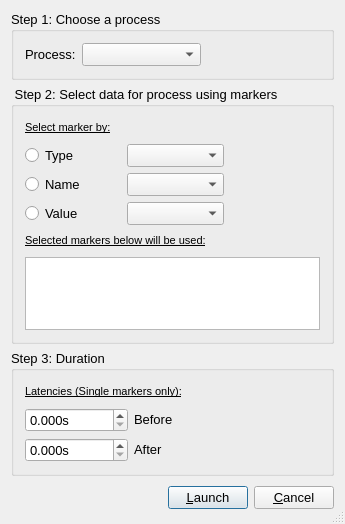
<?xml version="1.0" encoding="UTF-8"?>
<ui version="4.0">
 <class>AwProcessFromMarkersDialClass</class>
 <widget class="QDialog" name="AwProcessFromMarkersDialClass">
  <property name="windowModality">
   <enum>Qt::WindowModal</enum>
  </property>
  <property name="geometry">
   <rect>
    <x>0</x>
    <y>0</y>
    <width>345</width>
    <height>524</height>
   </rect>
  </property>
  <property name="sizePolicy">
   <sizepolicy hsizetype="Preferred" vsizetype="Expanding">
    <horstretch>0</horstretch>
    <verstretch>0</verstretch>
   </sizepolicy>
  </property>
  <property name="font">
   <font>
    <family>MS Shell Dlg 2</family>
    <pointsize>10</pointsize>
   </font>
  </property>
  <property name="acceptDrops">
   <bool>true</bool>
  </property>
  <property name="windowTitle">
   <string>Launch a Process</string>
  </property>
  <property name="sizeGripEnabled">
   <bool>true</bool>
  </property>
  <property name="modal">
   <bool>true</bool>
  </property>
  <layout class="QGridLayout" name="gridLayout_4">
   <item row="0" column="0">
    <widget class="QGroupBox" name="groupBox">
     <property name="sizePolicy">
      <sizepolicy hsizetype="Expanding" vsizetype="Preferred">
       <horstretch>0</horstretch>
       <verstretch>0</verstretch>
      </sizepolicy>
     </property>
     <property name="title">
      <string>Step 1: Choose a process</string>
     </property>
     <layout class="QGridLayout" name="gridLayout">
      <item row="0" column="0">
       <layout class="QVBoxLayout" name="verticalLayout_2">
        <item>
         <layout class="QHBoxLayout" name="horizontalLayout">
          <item>
           <widget class="QLabel" name="label">
            <property name="text">
             <string>Process:</string>
            </property>
            <property name="scaledContents">
             <bool>true</bool>
            </property>
           </widget>
          </item>
          <item>
           <widget class="QComboBox" name="comboProcess">
            <property name="sizePolicy">
             <sizepolicy hsizetype="Expanding" vsizetype="Fixed">
              <horstretch>0</horstretch>
              <verstretch>0</verstretch>
             </sizepolicy>
            </property>
           </widget>
          </item>
          <item>
           <spacer name="horizontalSpacer">
            <property name="orientation">
             <enum>Qt::Horizontal</enum>
            </property>
            <property name="sizeHint" stdset="0">
             <size>
              <width>40</width>
              <height>20</height>
             </size>
            </property>
           </spacer>
          </item>
         </layout>
        </item>
       </layout>
      </item>
     </layout>
    </widget>
   </item>
   <item row="1" column="0">
    <widget class="QGroupBox" name="groupBox_2">
     <property name="sizePolicy">
      <sizepolicy hsizetype="Expanding" vsizetype="Preferred">
       <horstretch>0</horstretch>
       <verstretch>0</verstretch>
      </sizepolicy>
     </property>
     <property name="title">
      <string> Step 2: Select data for process using markers</string>
     </property>
     <layout class="QGridLayout" name="gridLayout_2">
      <item row="0" column="0">
       <layout class="QVBoxLayout" name="verticalLayout">
        <item>
         <layout class="QHBoxLayout" name="horizontalLayout_3">
          <item>
           <widget class="QLabel" name="labelSelectMarker">
            <property name="text">
             <string>&lt;!DOCTYPE HTML PUBLIC &quot;-//W3C//DTD HTML 4.0//EN&quot; &quot;http://www.w3.org/TR/REC-html40/strict.dtd&quot;&gt;
&lt;html&gt;&lt;head&gt;&lt;meta name=&quot;qrichtext&quot; content=&quot;1&quot; /&gt;&lt;style type=&quot;text/css&quot;&gt;
p, li { white-space: pre-wrap; }
&lt;/style&gt;&lt;/head&gt;&lt;body style=&quot; font-family:'MS Shell Dlg 2'; font-size:10pt; font-weight:400; font-style:normal;&quot;&gt;
&lt;p style=&quot; margin-top:0px; margin-bottom:0px; margin-left:0px; margin-right:0px; -qt-block-indent:0; text-indent:0px;&quot;&gt;&lt;span style=&quot; font-size:8pt; text-decoration: underline;&quot;&gt;Select marker by:&lt;/span&gt;&lt;/p&gt;&lt;/body&gt;&lt;/html&gt;</string>
            </property>
            <property name="scaledContents">
             <bool>true</bool>
            </property>
           </widget>
          </item>
          <item>
           <spacer name="horizontalSpacer_3">
            <property name="orientation">
             <enum>Qt::Horizontal</enum>
            </property>
            <property name="sizeHint" stdset="0">
             <size>
              <width>40</width>
              <height>20</height>
             </size>
            </property>
           </spacer>
          </item>
         </layout>
        </item>
        <item>
         <layout class="QHBoxLayout" name="horizontalLayout_2">
          <item>
           <widget class="QRadioButton" name="radioButtonType">
            <property name="sizePolicy">
             <sizepolicy hsizetype="Expanding" vsizetype="Fixed">
              <horstretch>0</horstretch>
              <verstretch>0</verstretch>
             </sizepolicy>
            </property>
            <property name="text">
             <string>Type</string>
            </property>
           </widget>
          </item>
          <item>
           <widget class="QComboBox" name="comboType">
            <property name="sizePolicy">
             <sizepolicy hsizetype="Expanding" vsizetype="Fixed">
              <horstretch>0</horstretch>
              <verstretch>0</verstretch>
             </sizepolicy>
            </property>
           </widget>
          </item>
          <item>
           <spacer name="horizontalSpacer_2">
            <property name="orientation">
             <enum>Qt::Horizontal</enum>
            </property>
            <property name="sizeHint" stdset="0">
             <size>
              <width>40</width>
              <height>20</height>
             </size>
            </property>
           </spacer>
          </item>
         </layout>
        </item>
        <item>
         <layout class="QHBoxLayout" name="horizontalLayout_4">
          <item>
           <widget class="QRadioButton" name="radioButtonName">
            <property name="sizePolicy">
             <sizepolicy hsizetype="Expanding" vsizetype="Fixed">
              <horstretch>0</horstretch>
              <verstretch>0</verstretch>
             </sizepolicy>
            </property>
            <property name="text">
             <string>Name</string>
            </property>
           </widget>
          </item>
          <item>
           <widget class="QComboBox" name="comboName">
            <property name="sizePolicy">
             <sizepolicy hsizetype="Expanding" vsizetype="Fixed">
              <horstretch>0</horstretch>
              <verstretch>0</verstretch>
             </sizepolicy>
            </property>
           </widget>
          </item>
          <item>
           <spacer name="horizontalSpacer_4">
            <property name="orientation">
             <enum>Qt::Horizontal</enum>
            </property>
            <property name="sizeHint" stdset="0">
             <size>
              <width>40</width>
              <height>20</height>
             </size>
            </property>
           </spacer>
          </item>
         </layout>
        </item>
        <item>
         <layout class="QHBoxLayout" name="horizontalLayout_5">
          <item>
           <widget class="QRadioButton" name="radioButtonCode">
            <property name="sizePolicy">
             <sizepolicy hsizetype="Expanding" vsizetype="Fixed">
              <horstretch>0</horstretch>
              <verstretch>0</verstretch>
             </sizepolicy>
            </property>
            <property name="text">
             <string>Value</string>
            </property>
           </widget>
          </item>
          <item>
           <widget class="QComboBox" name="comboCode">
            <property name="sizePolicy">
             <sizepolicy hsizetype="Expanding" vsizetype="Fixed">
              <horstretch>0</horstretch>
              <verstretch>0</verstretch>
             </sizepolicy>
            </property>
           </widget>
          </item>
          <item>
           <spacer name="horizontalSpacer_5">
            <property name="orientation">
             <enum>Qt::Horizontal</enum>
            </property>
            <property name="sizeHint" stdset="0">
             <size>
              <width>40</width>
              <height>20</height>
             </size>
            </property>
           </spacer>
          </item>
         </layout>
        </item>
        <item>
         <layout class="QHBoxLayout" name="horizontalLayout_9">
          <item>
           <widget class="QLabel" name="labelSelectedMarkers">
            <property name="text">
             <string>&lt;!DOCTYPE HTML PUBLIC &quot;-//W3C//DTD HTML 4.0//EN&quot; &quot;http://www.w3.org/TR/REC-html40/strict.dtd&quot;&gt;
&lt;html&gt;&lt;head&gt;&lt;meta name=&quot;qrichtext&quot; content=&quot;1&quot; /&gt;&lt;style type=&quot;text/css&quot;&gt;
p, li { white-space: pre-wrap; }
&lt;/style&gt;&lt;/head&gt;&lt;body style=&quot; font-family:'MS Shell Dlg 2'; font-size:10pt; font-weight:400; font-style:normal;&quot;&gt;
&lt;p style=&quot; margin-top:0px; margin-bottom:0px; margin-left:0px; margin-right:0px; -qt-block-indent:0; text-indent:0px;&quot;&gt;&lt;span style=&quot; font-size:8pt; text-decoration: underline;&quot;&gt;Selected markers below will be used:&lt;/span&gt;&lt;/p&gt;&lt;/body&gt;&lt;/html&gt;</string>
            </property>
            <property name="scaledContents">
             <bool>true</bool>
            </property>
           </widget>
          </item>
          <item>
           <spacer name="horizontalSpacer_8">
            <property name="orientation">
             <enum>Qt::Horizontal</enum>
            </property>
            <property name="sizeHint" stdset="0">
             <size>
              <width>40</width>
              <height>20</height>
             </size>
            </property>
           </spacer>
          </item>
         </layout>
        </item>
        <item>
         <spacer name="verticalSpacer_2">
          <property name="orientation">
           <enum>Qt::Vertical</enum>
          </property>
          <property name="sizeHint" stdset="0">
           <size>
            <width>20</width>
            <height>40</height>
           </size>
          </property>
         </spacer>
        </item>
        <item>
         <widget class="QTableView" name="tvDroppedMarkers">
          <property name="sizePolicy">
           <sizepolicy hsizetype="Expanding" vsizetype="Expanding">
            <horstretch>0</horstretch>
            <verstretch>0</verstretch>
           </sizepolicy>
          </property>
          <property name="acceptDrops">
           <bool>true</bool>
          </property>
          <property name="editTriggers">
           <set>QAbstractItemView::NoEditTriggers</set>
          </property>
          <property name="dragEnabled">
           <bool>true</bool>
          </property>
          <property name="dragDropOverwriteMode">
           <bool>false</bool>
          </property>
          <property name="dragDropMode">
           <enum>QAbstractItemView::DropOnly</enum>
          </property>
          <property name="defaultDropAction">
           <enum>Qt::CopyAction</enum>
          </property>
          <property name="selectionMode">
           <enum>QAbstractItemView::ContiguousSelection</enum>
          </property>
          <property name="selectionBehavior">
           <enum>QAbstractItemView::SelectRows</enum>
          </property>
          <attribute name="horizontalHeaderVisible">
           <bool>true</bool>
          </attribute>
         </widget>
        </item>
        <item>
         <spacer name="verticalSpacer_3">
          <property name="orientation">
           <enum>Qt::Vertical</enum>
          </property>
          <property name="sizeHint" stdset="0">
           <size>
            <width>20</width>
            <height>40</height>
           </size>
          </property>
         </spacer>
        </item>
       </layout>
      </item>
     </layout>
    </widget>
   </item>
   <item row="2" column="0">
    <widget class="QGroupBox" name="groupBox_3">
     <property name="sizePolicy">
      <sizepolicy hsizetype="Expanding" vsizetype="Expanding">
       <horstretch>0</horstretch>
       <verstretch>0</verstretch>
      </sizepolicy>
     </property>
     <property name="title">
      <string>Step 3: Duration</string>
     </property>
     <layout class="QGridLayout" name="gridLayout_3">
      <item row="0" column="0">
       <layout class="QVBoxLayout" name="verticalLayout_3">
        <item>
         <layout class="QHBoxLayout" name="horizontalLayout_11">
          <item>
           <widget class="QLabel" name="label_6">
            <property name="sizePolicy">
             <sizepolicy hsizetype="Preferred" vsizetype="Fixed">
              <horstretch>0</horstretch>
              <verstretch>0</verstretch>
             </sizepolicy>
            </property>
            <property name="text">
             <string>&lt;!DOCTYPE HTML PUBLIC &quot;-//W3C//DTD HTML 4.0//EN&quot; &quot;http://www.w3.org/TR/REC-html40/strict.dtd&quot;&gt;
&lt;html&gt;&lt;head&gt;&lt;meta name=&quot;qrichtext&quot; content=&quot;1&quot; /&gt;&lt;style type=&quot;text/css&quot;&gt;
p, li { white-space: pre-wrap; }
&lt;/style&gt;&lt;/head&gt;&lt;body style=&quot; font-family:'MS Shell Dlg 2'; font-size:10pt; font-weight:400; font-style:normal;&quot;&gt;
&lt;p style=&quot; margin-top:0px; margin-bottom:0px; margin-left:0px; margin-right:0px; -qt-block-indent:0; text-indent:0px;&quot;&gt;&lt;span style=&quot; font-size:8pt; text-decoration: underline;&quot;&gt;Latencies (Single markers only):&lt;/span&gt;&lt;/p&gt;&lt;/body&gt;&lt;/html&gt;</string>
            </property>
            <property name="scaledContents">
             <bool>true</bool>
            </property>
           </widget>
          </item>
          <item>
           <spacer name="horizontalSpacer_9">
            <property name="orientation">
             <enum>Qt::Horizontal</enum>
            </property>
            <property name="sizeHint" stdset="0">
             <size>
              <width>40</width>
              <height>20</height>
             </size>
            </property>
           </spacer>
          </item>
         </layout>
        </item>
        <item>
         <layout class="QHBoxLayout" name="horizontalLayout_6">
          <item>
           <widget class="QDoubleSpinBox" name="sbPreMarkerTime">
            <property name="sizePolicy">
             <sizepolicy hsizetype="Preferred" vsizetype="Fixed">
              <horstretch>0</horstretch>
              <verstretch>0</verstretch>
             </sizepolicy>
            </property>
            <property name="suffix">
             <string>s</string>
            </property>
            <property name="decimals">
             <number>3</number>
            </property>
            <property name="maximum">
             <double>1000000000.000000000000000</double>
            </property>
            <property name="singleStep">
             <double>0.100000000000000</double>
            </property>
           </widget>
          </item>
          <item>
           <widget class="QLabel" name="label_3">
            <property name="sizePolicy">
             <sizepolicy hsizetype="Preferred" vsizetype="Fixed">
              <horstretch>0</horstretch>
              <verstretch>0</verstretch>
             </sizepolicy>
            </property>
            <property name="text">
             <string>Before</string>
            </property>
           </widget>
          </item>
          <item>
           <spacer name="horizontalSpacer_6">
            <property name="orientation">
             <enum>Qt::Horizontal</enum>
            </property>
            <property name="sizeHint" stdset="0">
             <size>
              <width>40</width>
              <height>20</height>
             </size>
            </property>
           </spacer>
          </item>
         </layout>
        </item>
        <item>
         <layout class="QHBoxLayout" name="horizontalLayout_7">
          <item>
           <widget class="QDoubleSpinBox" name="sbPostMarkerTime">
            <property name="sizePolicy">
             <sizepolicy hsizetype="Preferred" vsizetype="Fixed">
              <horstretch>0</horstretch>
              <verstretch>0</verstretch>
             </sizepolicy>
            </property>
            <property name="suffix">
             <string>s</string>
            </property>
            <property name="decimals">
             <number>3</number>
            </property>
            <property name="maximum">
             <double>1000000000.000000000000000</double>
            </property>
            <property name="singleStep">
             <double>0.100000000000000</double>
            </property>
           </widget>
          </item>
          <item>
           <widget class="QLabel" name="label_4">
            <property name="sizePolicy">
             <sizepolicy hsizetype="Preferred" vsizetype="Fixed">
              <horstretch>0</horstretch>
              <verstretch>0</verstretch>
             </sizepolicy>
            </property>
            <property name="text">
             <string>After</string>
            </property>
           </widget>
          </item>
          <item>
           <spacer name="horizontalSpacer_7">
            <property name="orientation">
             <enum>Qt::Horizontal</enum>
            </property>
            <property name="sizeHint" stdset="0">
             <size>
              <width>40</width>
              <height>20</height>
             </size>
            </property>
           </spacer>
          </item>
         </layout>
        </item>
        <item>
         <spacer name="verticalSpacer">
          <property name="orientation">
           <enum>Qt::Vertical</enum>
          </property>
          <property name="sizeHint" stdset="0">
           <size>
            <width>20</width>
            <height>40</height>
           </size>
          </property>
         </spacer>
        </item>
       </layout>
      </item>
     </layout>
    </widget>
   </item>
   <item row="3" column="0">
    <layout class="QHBoxLayout" name="horizontalLayout_8">
     <item>
      <spacer name="spacer">
       <property name="orientation">
        <enum>Qt::Horizontal</enum>
       </property>
       <property name="sizeHint" stdset="0">
        <size>
         <width>131</width>
         <height>31</height>
        </size>
       </property>
      </spacer>
     </item>
     <item>
      <widget class="QPushButton" name="okButton">
       <property name="text">
        <string>&amp;Launch</string>
       </property>
       <property name="default">
        <bool>true</bool>
       </property>
      </widget>
     </item>
     <item>
      <widget class="QPushButton" name="cancelButton">
       <property name="text">
        <string>&amp;Cancel</string>
       </property>
      </widget>
     </item>
    </layout>
   </item>
  </layout>
 </widget>
 <layoutdefault spacing="6" margin="11"/>
 <resources/>
 <connections>
  <connection>
   <sender>okButton</sender>
   <signal>clicked()</signal>
   <receiver>AwProcessFromMarkersDialClass</receiver>
   <slot>accept()</slot>
   <hints>
    <hint type="sourcelabel">
     <x>343</x>
     <y>376</y>
    </hint>
    <hint type="destinationlabel">
     <x>157</x>
     <y>367</y>
    </hint>
   </hints>
  </connection>
  <connection>
   <sender>cancelButton</sender>
   <signal>clicked()</signal>
   <receiver>AwProcessFromMarkersDialClass</receiver>
   <slot>reject()</slot>
   <hints>
    <hint type="sourcelabel">
     <x>271</x>
     <y>381</y>
    </hint>
    <hint type="destinationlabel">
     <x>204</x>
     <y>374</y>
    </hint>
   </hints>
  </connection>
 </connections>
</ui>
